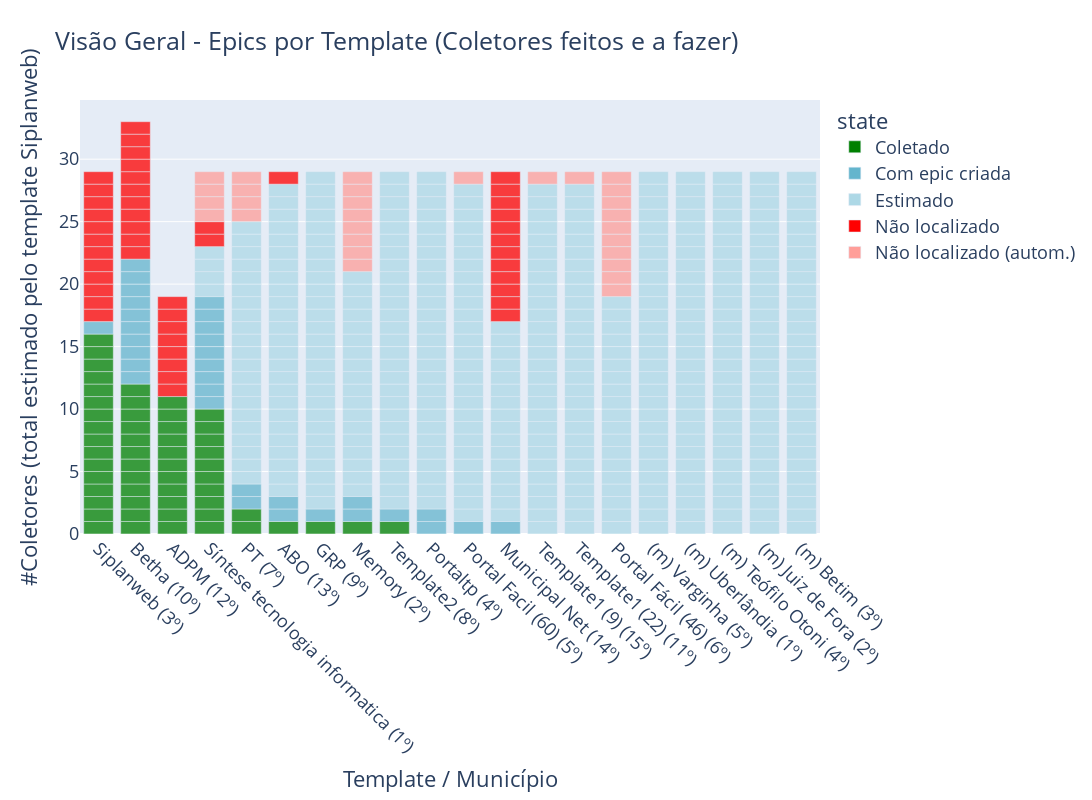

Here is the notebook cell this chart was saved with:
### Code cell
def plot_status_epics(df, top_templates_df, title='Visão Geral - Epics por Template (Coletores feitos e a fazer)'):

    # TODO Temporarily manual edits
    for template, count in nao_loc_manual.items():
        for i in range(count):
            df = df.append({'template':template, 'state':'Não localizado', 'aux':1}, ignore_index=True)
            
    for template, count in nao_loc_autom.items():
        for i in range(count):
            df = df.append({'template':template, 'state':'Não localizado (autom.)', 'aux':1}, ignore_index=True)
    
    # Pre-process dataframes       
    count_col = 'aux'
    state_col = 'state'  
    top_templates_df = top_templates_df[top_templates_df['rank'] <= 15]
    df = top_templates_df.merge(df, how='left').fillna({state_col:'Estimado', count_col:1})     
    
    # agrupa na categoria 'nao localizado' para evitar poluir o dashboard com muitas cores
    df.loc[df.state == 'Não coletável (timeout)', 'state'] = 'Não localizado' 
    templates = df['template'].dropna().unique()
    
    
    total_ref = 29  # Siplanweb  
    total = dict.fromkeys(templates, total_ref)
    total['Betha'] = 33
    total['ADPM'] = 19
    
    # Fill missing (estimated) epics in df
    for template in templates:        
        created =  df.groupby('template').count()[state_col][template]
        missing = total[template] - created                
        rank = df[df.template == template]['rank'].values[0]  #TODO drop rank?
        
        for i in range(missing):            
            df = df.append({'template':template, state_col:'Estimado', 'rank':rank, count_col:1}, ignore_index=True)    

    # Add a better name for x values
    x = "template_rank"
    df[x] = df["template"] + " (" + df["rank"].astype(str) + "º)"
    df = df.sort_values(by=[state_col, x], ascending=[True, False])
    xorder = df.groupby(['state','template_rank']).count()['rank'][
        'Coletado'].sort_values(ascending=False).index.tolist()
    y = df.copy()
    
    # Plot
    fig = px.bar(
        df, y=count_col, x=x, color=state_col, height=800, width=1100, title=title,
        color_discrete_map = {"Coletado":"green", "Com epic criada":"#64b5cd", 
                              'Estimado':'lightblue', 'Não localizado':'red', 
                              'Não localizado (autom.)':'#ff9e99'}, 
        labels = {count_col:"#Coletores (total estimado pelo template Siplanweb)", 
                  x:"Template / Município"}, opacity=0.75 )    
    
    fig.update_layout(xaxis={'categoryorder':'array', 'categoryarray':xorder})

    fig.update_xaxes(tickangle=45)
    fig.update_layout(font=dict(size=18))    
    
    return fig

# TODO incluir timeout, outros erros

#-------------------------------------------------------------

epics_df = pd.read_csv("data/epics.csv")
top_templates_df = pd.read_csv("data/top_templates.csv")

fig = plot_status_epics(epics_df, top_templates_df)    
fig.write_image('./fig/status-coleta.png', scale=1)
fig

### Figure 1 — Plotly figure (JSON) as saved in the notebook; plotly's stock layout.template omitted (floating-point values rounded to 4 significant figures; data arrays with more than 128 entries replaced by an {"elided": "..."} marker saying what was removed)
{"data": [{"alignmentgroup": "True", "hovertemplate": "state=Coletado<br>Template / Município=%{x}<br>#Coletores (total estimado pelo template Siplanweb)=%{y}<extra></extra>", "legendgroup": "Coletado", "marker": {"color": "green", "opacity": 0.75, "pattern": {"shape": ""}}, "name": "Coletado", "offsetgroup": "Coletado", "orientation": "v", "showlegend": true, "textposition": "auto", "type": "bar", "x": ["Template2 (8º)", "Síntese tecnologia informatica (1º)", "Síntese tecnologia informatica (1º)", "Síntese tecnologia informatica (1º)", "Síntese tecnologia informatica (1º)", "Síntese tecnologia informatica (1º)", "Síntese tecnologia informatica (1º)", "Síntese tecnologia informatica (1º)", "Síntese tecnologia informatica (1º)", "Síntese tecnologia informatica (1º)", "Síntese tecnologia informatica (1º)", "Siplanweb (3º)", "Siplanweb (3º)", "Siplanweb (3º)", "Siplanweb (3º)", "Siplanweb (3º)", "Siplanweb (3º)", "Siplanweb (3º)", "Siplanweb (3º)", "Siplanweb (3º)", "Siplanweb (3º)", "Siplanweb (3º)", "Siplanweb (3º)", "Siplanweb (3º)", "Siplanweb (3º)", "Siplanweb (3º)", "Siplanweb (3º)", "PT (7º)", "PT (7º)", "Memory (2º)", "GRP (9º)", "Betha (10º)", "Betha (10º)", "Betha (10º)", "Betha (10º)", "Betha (10º)", "Betha (10º)", "Betha (10º)", "Betha (10º)", "Betha (10º)", "Betha (10º)", "Betha (10º)", "Betha (10º)", "ADPM (12º)", "ADPM (12º)", "ADPM (12º)", "ADPM (12º)", "ADPM (12º)", "ADPM (12º)", "ADPM (12º)", "ADPM (12º)", "ADPM (12º)", "ADPM (12º)", "ADPM (12º)", "ABO (13º)"], "xaxis": "x", "y": [1, 1, 1, 1, 1, 1, 1, 1, 1, 1, 1, 1, 1, 1, 1, 1, 1, 1, 1, 1, 1, 1, 1, 1, 1, 1, 1, 1, 1, 1, 1, 1, 1, 1, 1, 1, 1, 1, 1, 1, 1, 1, 1, 1, 1, 1, 1, 1, 1, 1, 1, 1, 1, 1, 1], "yaxis": "y"}, {"alignmentgroup": "True", "hovertemplate": "state=Com epic criada<br>Template / Município=%{x}<br>#Coletores (total estimado pelo template Siplanweb)=%{y}<extra></extra>", "legendgroup": "Com epic criada", "marker": {"color": "#64b5cd", "opacity": 0.75, "pattern": {"shape": ""}}, "name": "Com epic criada", "offsetgroup": "Com epic criada", "orientation": "v", "showlegend": true, "textposition": "auto", "type": "bar", "x": ["Template2 (8º)", "Síntese tecnologia informatica (1º)", "Síntese tecnologia informatica (1º)", "Síntese tecnologia informatica (1º)", "Síntese tecnologia informatica (1º)", "Síntese tecnologia informatica (1º)", "Síntese tecnologia informatica (1º)", "Síntese tecnologia informatica (1º)", "Síntese tecnologia informatica (1º)", "Síntese tecnologia informatica (1º)", "Siplanweb (3º)", "Portaltp (4º)", "Portaltp (4º)", "Portal Facil (60) (5º)", "PT (7º)", "PT (7º)", "Municipal Net (14º)", "Memory (2º)", "Memory (2º)", "GRP (9º)", "Betha (10º)", "Betha (10º)", "Betha (10º)", "Betha (10º)", "Betha (10º)", "Betha (10º)", "Betha (10º)", "Betha (10º)", "Betha (10º)", "Betha (10º)", "ABO (13º)", "ABO (13º)"], "xaxis": "x", "y": [1, 1, 1, 1, 1, 1, 1, 1, 1, 1, 1, 1, 1, 1, 1, 1, 1, 1, 1, 1, 1, 1, 1, 1, 1, 1, 1, 1, 1, 1, 1, 1], "yaxis": "y"}, {"alignmentgroup": "True", "hovertemplate": "state=Estimado<br>Template / Município=%{x}<br>#Coletores (total estimado pelo template Siplanweb)=%{y}<extra></extra>", "legendgroup": "Estimado", "marker": {"color": "lightblue", "opacity": 0.75, "pattern": {"shape": ""}}, "name": "Estimado", "offsetgroup": "Estimado", "orientation": "v", "showlegend": true, "textposition": "auto", "type": "bar", "x": {"elided": "412 str values"}, "xaxis": "x", "y": {"elided": "412 int values"}, "yaxis": "y"}, {"alignmentgroup": "True", "hovertemplate": "state=Não localizado<br>Template / Município=%{x}<br>#Coletores (total estimado pelo template Siplanweb)=%{y}<extra></extra>", "legendgroup": "Não localizado", "marker": {"color": "red", "opacity": 0.75, "pattern": {"shape": ""}}, "name": "Não localizado", "offsetgroup": "Não localizado", "orientation": "v", "showlegend": true, "textposition": "auto", "type": "bar", "x": ["Síntese tecnologia informatica (1º)", "Síntese tecnologia informatica (1º)", "Siplanweb (3º)", "Siplanweb (3º)", "Siplanweb (3º)", "Siplanweb (3º)", "Siplanweb (3º)", "Siplanweb (3º)", "Siplanweb (3º)", "Siplanweb (3º)", "Siplanweb (3º)", "Siplanweb (3º)", "Siplanweb (3º)", "Siplanweb (3º)", "Municipal Net (14º)", "Municipal Net (14º)", "Municipal Net (14º)", "Municipal Net (14º)", "Municipal Net (14º)", "Municipal Net (14º)", "Municipal Net (14º)", "Municipal Net (14º)", "Municipal Net (14º)", "Municipal Net (14º)", "Municipal Net (14º)", "Municipal Net (14º)", "Betha (10º)", "Betha (10º)", "Betha (10º)", "Betha (10º)", "Betha (10º)", "Betha (10º)", "Betha (10º)", "Betha (10º)", "Betha (10º)", "Betha (10º)", "Betha (10º)", "ADPM (12º)", "ADPM (12º)", "ADPM (12º)", "ADPM (12º)", "ADPM (12º)", "ADPM (12º)", "ADPM (12º)", "ADPM (12º)", "ABO (13º)"], "xaxis": "x", "y": [1, 1, 1, 1, 1, 1, 1, 1, 1, 1, 1, 1, 1, 1, 1, 1, 1, 1, 1, 1, 1, 1, 1, 1, 1, 1, 1, 1, 1, 1, 1, 1, 1, 1, 1, 1, 1, 1, 1, 1, 1, 1, 1, 1, 1, 1], "yaxis": "y"}, {"alignmentgroup": "True", "hovertemplate": "state=Não localizado (autom.)<br>Template / Município=%{x}<br>#Coletores (total estimado pelo template Siplanweb)=%{y}<extra></extra>", "legendgroup": "Não localizado (autom.)", "marker": {"color": "#ff9e99", "opacity": 0.75, "pattern": {"shape": ""}}, "name": "Não localizado (autom.)", "offsetgroup": "Não localizado (autom.)", "orientation": "v", "showlegend": true, "textposition": "auto", "type": "bar", "x": ["Template1 (9) (15º)", "Template1 (22) (11º)", "Síntese tecnologia informatica (1º)", "Síntese tecnologia informatica (1º)", "Síntese tecnologia informatica (1º)", "Síntese tecnologia informatica (1º)", "Portal Fácil (46) (6º)", "Portal Fácil (46) (6º)", "Portal Fácil (46) (6º)", "Portal Fácil (46) (6º)", "Portal Fácil (46) (6º)", "Portal Fácil (46) (6º)", "Portal Fácil (46) (6º)", "Portal Fácil (46) (6º)", "Portal Fácil (46) (6º)", "Portal Fácil (46) (6º)", "Portal Facil (60) (5º)", "PT (7º)", "PT (7º)", "PT (7º)", "PT (7º)", "Memory (2º)", "Memory (2º)", "Memory (2º)", "Memory (2º)", "Memory (2º)", "Memory (2º)", "Memory (2º)", "Memory (2º)"], "xaxis": "x", "y": [1, 1, 1, 1, 1, 1, 1, 1, 1, 1, 1, 1, 1, 1, 1, 1, 1, 1, 1, 1, 1, 1, 1, 1, 1, 1, 1, 1, 1], "yaxis": "y"}], "layout": {"barmode": "relative", "font": {"size": 18}, "height": 800, "legend": {"title": {"text": "state"}, "tracegroupgap": 0}, "title": {"text": "Visão Geral - Epics por Template (Coletores feitos e a fazer)"}, "width": 1100, "xaxis": {"anchor": "y", "autorange": true, "categoryarray": ["Siplanweb (3º)", "Betha (10º)", "ADPM (12º)", "Síntese tecnologia informatica (1º)", "PT (7º)", "ABO (13º)", "GRP (9º)", "Memory (2º)", "Template2 (8º)"], "categoryorder": "array", "domain": [0, 1], "range": [-0.5, 19.5], "tickangle": 45, "title": {"text": "Template / Município"}, "type": "category"}, "yaxis": {"anchor": "x", "autorange": true, "domain": [0, 1], "range": [0, 34.74], "title": {"text": "#Coletores (total estimado pelo template Siplanweb)"}, "type": "linear"}}}
